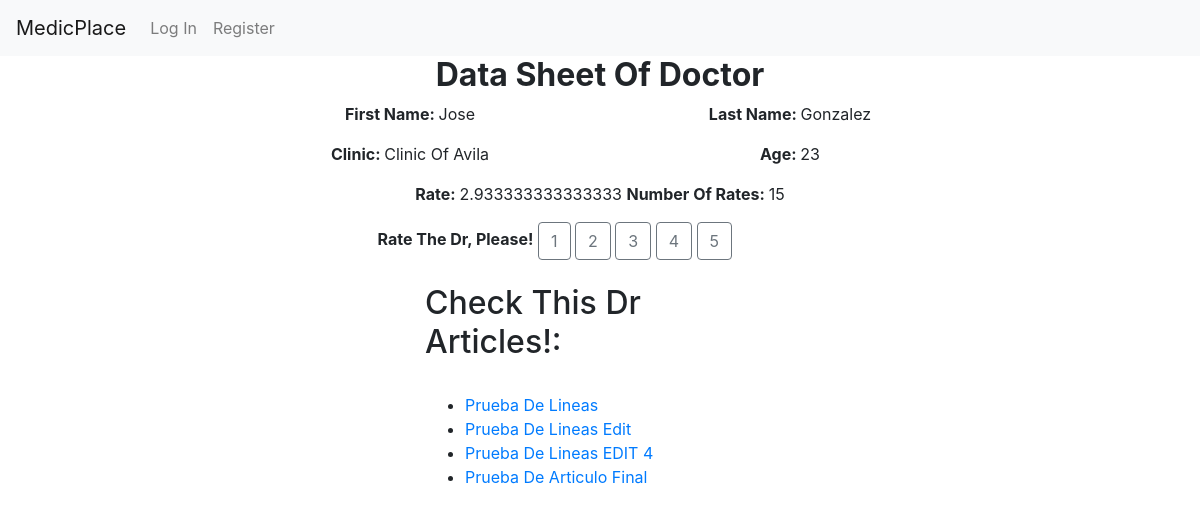
Page /Data_Sheet/5 on the earlier database version.
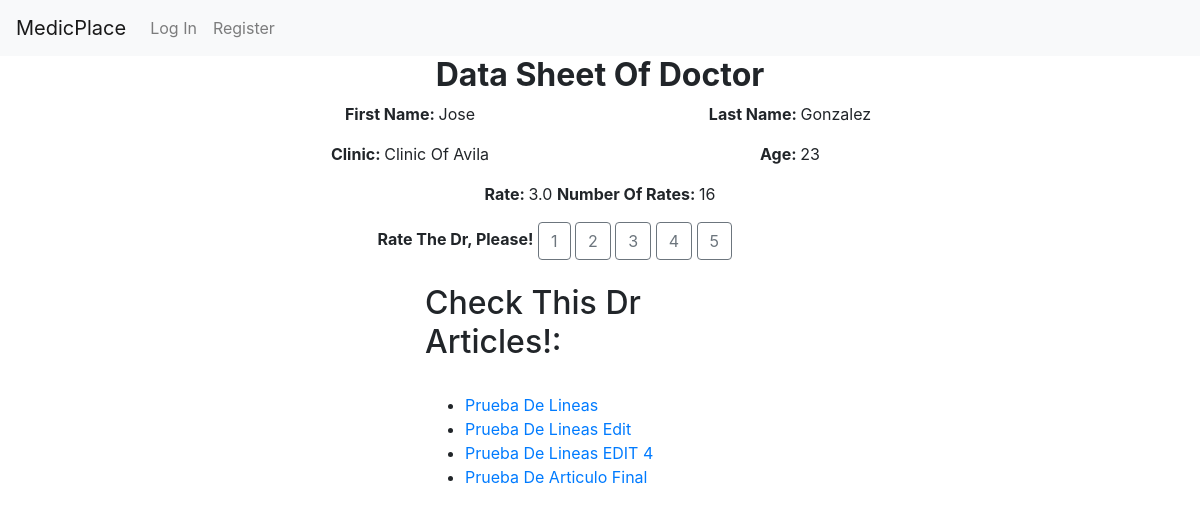
Same page on the later database version.
### MedicPlace/models.py (models this page shows, shortened)
class Medic(models.Model):
    user=models.ForeignKey(User,on_delete=models.CASCADE)
    First_Name=models.CharField(max_length=300)
    Last_Name=models.CharField(max_length=300)
    Clinic=models.CharField(max_length=300)
    age=models.IntegerField()
    rate=models.FloatField(blank=True)
    sum_of_rates=models.IntegerField(default=0)
    num_of_rates=models.IntegerField(default=0)

### MedicPlace/views.py (the view)
# urls.py: path("Data_Sheet/<int:id>",views.data_sheet,name="Data_Sheet"),
def data_sheet(request,id):
    Medics=Medic.objects.filter(user__id=id)
    Normal_Users=Normal_User.objects.filter(user__id=id)
    try:
        Medic.objects.get(user__id=request.user.id)
        is_medic=True
    except:
        is_medic=False
    if len(Medics)>0:
      data_sheet_user=Medics[0]
      Articles=Medic_Article.objects.filter(medic__id=data_sheet_user.id)
      Page_type="Medic"
      context={"data_sheet_user":data_sheet_user,"Page_type":Page_type,"is_medic":is_medic,"Articles":Articles}
      return render(request,"MedicPlace/data_sheet.html",context)
    elif len(Normal_Users)>0:
        data_sheet_user=Normal_Users[0]
        Page_type="Normal_User"
        context={"data_sheet_user":data_sheet_user,"Page_type":Page_type,"is_medic":is_medic}
        return render(request,"MedicPlace/data_sheet.html",context)

### MedicPlace/templates/MedicPlace/data_sheet.html (shortened to what this page needs)
{% extends "MedicPlace/layout.html" %}
{% load static %}
{% block body %}
    {% if Page_type == "Medic" %}
        <div class="container">
            <div class="row justify-content-center align-items-start">
                <div class="col">
                    <h2 class="text-center font-weight-bold">Data Sheet Of Doctor</h2>
                </div>
            </div>
            <div class="row justify-content-center">
               <div class="col-4 text-capitalize justify-content-center">
                    <p class=" text-center text-capitalize"> <span class="font-weight-bold">First Name: </span> {{data_sheet_user.First_Name}}</p>
               </div>
                <div class="col-4 text-capitalize justify-content-center">
                        <p class="text-center text-capitalize"> <span class="font-weight-bold">Last Name: </span> {{data_sheet_user.Last_Name}}</p>
                </div>
            </div>
            <div class="row justify-content-center">
                <div class="col-4 justify-content-center">
                   <p class="text-center text-capitalize"> <span class="font-weight-bold">Clinic: </span> {{data_sheet_user.Clinic}}</p>
                </div>
                 <div class="col-4 text-capitalize justify-content-center">
                    <p class="text-center text-capitalize"> <span class="font-weight-bold">Age: </span> {{data_sheet_user.age}}</p>
                 </div>
            </div>
            <div class="row justify-content-center">
                <div class="col-5 text-capitalize justify-content-center">
                    <p class="text-center text-capitalize"> <span class="font-weight-bold">Rate: </span> <span id="Dr_rate">{{data_sheet_user.rate}}</span>
                    <span class="font-weight-bold">Number of Rates:  </span> <span id="Num_of_rates">{{data_sheet_user.num_of_rates}}</span></p>
                    {% if request.user != data_sheet_user.user  %}
                    <span class="font-weight-bold">Rate the Dr, Please!</span>
                    <button type="button" class="btn-rate btn btn-outline-secondary" id="btn-1" data-btn_id="{{data_sheet_user.id}}" data-value="1">1</button>
                    <button type="button" class="btn-rate btn btn-outline-secondary" id="btn-2" data-btn_id="{{data_sheet_user.id}}"  data-value="2">2</button>
                    <button type="button" class="btn-rate btn btn-outline-secondary" id="btn-3" data-btn_id="{{data_sheet_user.id}}"  data-value="3">3</button>
                    <button type="button" class="btn-rate btn btn-outline-secondary" id="btn-4" data-btn_id="{{data_sheet_user.id}}"  data-value="4">4</button>
                    <button type="button" class="btn-rate btn btn-outline-secondary" id="btn-5" data-btn_id="{{data_sheet_user.id}}"  data-value="5">5</button>
                    {% endif %}
                </div>
            </div>
            <div class="row justify-content-center">
                <div class="col-4 justify-content-center">
                    <br>
                    <h2>Check This Dr Articles!:</h2>
                    <br>
                    <ul>
                        {% for e in Articles %}
                        <li><a class="text-capitalize" href="{% url 'Article' e.id  %}"><span class="text-capitalize">{{e.title}}</span></a></li>
                        {% endfor %}
                    </ul>
                </div>
            </div>
        </div>
    {% endif %}
    {% endblock %}

Differences in the rows shown:
changed Medic "Jose": rate "2.933333333333333" → "3.0"; num_of_rates "15" → "16"
